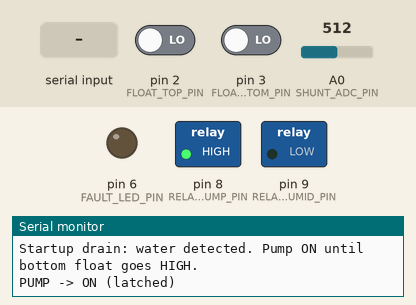
The sketch below on a simulated Arduino Uno, built with avr-gcc and run on an emulated ATmega328P. Shown: switched loads named in the sketch (green lamp = pin HIGH), output pins drawn as LEDs (lit = HIGH), the last lines printed to the serial monitor. Inputs (shaded band) come from the test bench; at power-on: pin 2 (FLOAT_TOP_PIN) LOW, pin 3 (FLOAT_BOTTOM_PIN) LOW, A0 (SHUNT_ADC_PIN) = 512. EEPROM starts erased.

Above: at 0.2 s.
At 1.3 s:
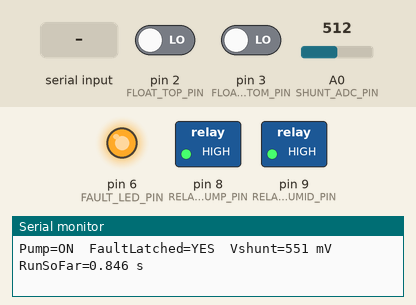
1.4 s: "C" received over Serial
At 3.7 s:
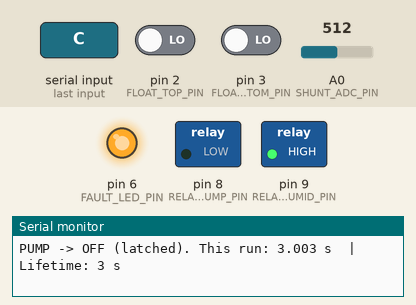
4.4 s: "R" received over Serial
5.9 s: "H" received over Serial
Timing chart, 0 to 8.9 s (numbered marks = the images above; inputs shaded):
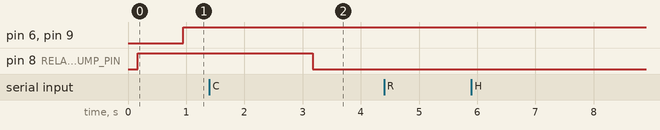

The sketch:

how_for_motor_runs.ino
```cpp
#include <Arduino.h>
#include <EEPROM.h>

/* ======= PINS (Nano/UNO) ======= */
const int FLOAT_TOP_PIN    = 2;   // external pull-up to +5V; switch to GND
const int FLOAT_BOTTOM_PIN = 3;   // external pull-up to +5V; switch to GND
const int RELAY_PUMP_PIN   = 8;   // pump relay IN/driver
const int RELAY_HUMID_PIN  = 9;   // humidifier relay IN/driver

// >>> Relay polarity
const bool RELAY_PUMP_ACTIVE_LOW  = false;  // false=active-HIGH, true=active-LOW
const bool RELAY_HUMID_ACTIVE_LOW = true;   // active-LOW module

/* ======= FAULT LED ======= */
const int  FAULT_LED_PIN          = 6;
const bool FAULT_LED_ACTIVE_HIGH  = true;
inline void setFaultLED(bool on) {
  digitalWrite(FAULT_LED_PIN, FAULT_LED_ACTIVE_HIGH ? (on ? HIGH : LOW) : (on ? LOW : HIGH));
}

/* ======= ADC (shunt on Node X) ======= */
const int  SHUNT_ADC_PIN    = A0;           // Node X (pump side of 1Ω)
const bool USE_INTERNAL_ADC_REF = true;     // use internal ref for small voltages

/* ======= NOISE / TIMING GUARDS ======= */
const uint16_t FLOAT_FILTER_MS   = 150;     // must be stable this long
const uint32_t MIN_DWELL_MS      = 3000;    // min ON/OFF runtime (anti-chatter)
const uint32_t FAULT_BLANK_MS    = 700;     // ignore short-detect after pump ON

/* ======= SHORT-DETECT ======= */
const uint16_t SHORT_mV    = 400;           // >400 mV across 1Ω => fault
const uint16_t SHORT_MS    = 80;            // must exceed threshold for this long
const uint8_t  ADC_SAMPLES = 12;

/* ======= EEPROM ADDRS ======= */
const int EE_ADDR_FAULT     = 0;            // 1 byte
const uint8_t EE_FAULT_CLEAR= 0x00;
const uint8_t EE_FAULT_SET  = 0xF1;
const int EE_ADDR_TOTAL_SEC = 1;            // 4 bytes at 1..4

/* ======= OPTIONAL MANUAL CLEAR BUTTON ======= */
const bool ENABLE_CLEAR_BTN = false;
const int  CLEAR_BTN_PIN    = 4;            // ext pull-up to +5V; button to GND

/* ======= STATE ======= */
bool pumpRunning  = false;
bool faultLatched = false;
uint32_t lastSwitchMs = 0;
uint32_t pumpOnAtMs   = 0;

/* ======= RUNTIME METRICS ======= */
uint32_t lastRunMs   = 0;               // duration of most recent ON cycle (ms)
uint32_t totalRunSec = 0;               // lifetime accumulated ON-time (sec)
inline void saveTotalRunToEEPROM() { static uint32_t lastSaved=0xFFFFFFFF; if (totalRunSec!=lastSaved){ EEPROM.put(EE_ADDR_TOTAL_SEC,totalRunSec); lastSaved=totalRunSec; } }

/* ======= RUN HISTORY (ring buffer) ======= */
struct RunLog {
  uint32_t start_ms;   // millis() when pump turned ON
  uint32_t dur_ms;     // run duration in ms
  char     reason;     // 'B' bottom-empty, 'F' fault, 'U' unknown
};
const uint8_t MAX_RUN_LOGS = 40;
RunLog logs[MAX_RUN_LOGS];
uint16_t logsCount = 0;      // number of valid logs (<= MAX_RUN_LOGS)
uint16_t logsHead  = 0;      // next write index (wraps around)
uint32_t totalOns  = 0;      // how many times pump turned ON
uint32_t totalOffs = 0;      // how many times pump turned OFF

// reason to attribute to the NEXT stop event (set before calling applyPumpState(false))
char pendingStopReason = 'U';

/* ======= HELPERS ======= */
inline void setRelayLevel(int pin, bool on, bool activeLow) {
  digitalWrite(pin, (activeLow ? (on ? LOW : HIGH) : (on ? HIGH : LOW)));
}
inline void relayPumpOn()        { setRelayLevel(RELAY_PUMP_PIN,  true,  RELAY_PUMP_ACTIVE_LOW); }
inline void relayPumpOff()       { setRelayLevel(RELAY_PUMP_PIN,  false, RELAY_PUMP_ACTIVE_LOW); }
inline void setHumid(bool on)    { setRelayLevel(RELAY_HUMID_PIN, on,    RELAY_HUMID_ACTIVE_LOW); }

struct Debounce {
  int pin, stable, candidate; uint32_t tChange;
  void begin(int p){ pin=p; pinMode(pin, INPUT); stable=candidate=digitalRead(pin); tChange=millis(); }
  int read(uint16_t hold_ms){
    int raw=digitalRead(pin);
    if (raw!=candidate){ candidate=raw; tChange=millis(); }
    if ((millis()-tChange)>=hold_ms && stable!=candidate) stable=candidate;
    return stable;
  }
};
Debounce topF, botF;

uint32_t readShunt_mV() {
  static bool refInit=false;
  if (!refInit) {
    analogReference(USE_INTERNAL_ADC_REF ? INTERNAL : DEFAULT);
    delay(5); (void)analogRead(SHUNT_ADC_PIN);
    refInit = true;
  }
  uint32_t acc=0;
  for (uint8_t i=0;i<ADC_SAMPLES;i++){ acc += analogRead(SHUNT_ADC_PIN); delayMicroseconds(200); }
  const float Vref_mV = USE_INTERNAL_ADC_REF ? 1100.0f : 5000.0f; // nominal
  return (uint32_t)((acc/(float)ADC_SAMPLES) * Vref_mV / 1023.0f + 0.5f);
}

void saveFaultToEEPROM(bool set){
  uint8_t want = set ? EE_FAULT_SET : EE_FAULT_CLEAR;
  if (EEPROM.read(EE_ADDR_FAULT) != want) EEPROM.update(EE_ADDR_FAULT, want);
}
bool faultStoredInEEPROM(){ return EEPROM.read(EE_ADDR_FAULT) == EE_FAULT_SET; }

/* ======= LOGGING ======= */
void logRun(uint32_t start_ms, uint32_t dur_ms, char reason) {
  logs[logsHead] = RunLog{start_ms, dur_ms, reason};
  logsHead = (logsHead + 1) % MAX_RUN_LOGS;
  if (logsCount < MAX_RUN_LOGS) logsCount++;
  totalOffs++;
}

/* ======= PUMP STATE APPLY ======= */
void applyPumpState(bool on) {
  if (on == pumpRunning) return;
  if (millis() - lastSwitchMs < MIN_DWELL_MS) return; // dwell guard

  if (on) {
    relayPumpOn();
    pumpOnAtMs = millis();
    totalOns++;
    Serial.println(F("PUMP -> ON (latched)"));
  } else {
    // Measure the just-finished run (only if we were ON)
    if (pumpRunning) {
      uint32_t now = millis();
      lastRunMs = (now >= pumpOnAtMs) ? (now - pumpOnAtMs) : 0;   // wrap-safe
      // lifetime seconds (ceil to avoid undercount)
      uint32_t addSec = (lastRunMs + 999) / 1000;
      totalRunSec += addSec;
      saveTotalRunToEEPROM();

      // Log this run
      logRun(pumpOnAtMs, lastRunMs, pendingStopReason);
      pendingStopReason = 'U'; // reset for next time

      Serial.print(F("PUMP -> OFF (latched). This run: "));
      Serial.print(lastRunMs / 1000.0, 3);
      Serial.print(F(" s  |  Lifetime: "));
      Serial.print(totalRunSec);
      Serial.println(F(" s"));
    }
    relayPumpOff();
  }

  pumpRunning = on;
  lastSwitchMs = millis();
}

bool checkClearButtonOnce(){
  if (!ENABLE_CLEAR_BTN) return false;
  static int last=HIGH; static uint32_t t=0;
  int v = digitalRead(CLEAR_BTN_PIN);
  if (v != last){ last=v; t=millis(); }
  if (last==LOW && millis()-t>20){ while(digitalRead(CLEAR_BTN_PIN)==LOW) delay(5); return true; }
  return false;
}

/* ======= SETUP ======= */
void setup() {
  Serial.begin(115200);

  // Load lifetime seconds
  EEPROM.get(EE_ADDR_TOTAL_SEC, totalRunSec);
  Serial.print(F("Lifetime pump ON time (EEPROM): "));
  Serial.print(totalRunSec);
  Serial.println(F(" s"));

  topF.begin(FLOAT_TOP_PIN);
  botF.begin(FLOAT_BOTTOM_PIN);

  pinMode(RELAY_PUMP_PIN,  OUTPUT);
  pinMode(RELAY_HUMID_PIN, OUTPUT);
  pinMode(FAULT_LED_PIN, OUTPUT);
  setFaultLED(false);

  if (ENABLE_CLEAR_BTN) pinMode(CLEAR_BTN_PIN, INPUT);

  relayPumpOff();
  setHumid(true);

  // Clear any stored fault at boot (as requested)
  saveFaultToEEPROM(false);
  faultLatched = false;
  setFaultLED(false);

  Serial.println(F("\nPower-up: clearing any stored fault. FaultLatched=OFF."));
  Serial.print(F("Pump relay trigger: "));  Serial.println(RELAY_PUMP_ACTIVE_LOW  ? F("LOW") : F("HIGH"));
  Serial.print(F("Humid relay trigger: ")); Serial.println(RELAY_HUMID_ACTIVE_LOW ? F("LOW") : F("HIGH"));
  Serial.println(F("Serial cmds: 'C' clear fault, 'R' report, 'H' history, 'X' clear history"));

  // Startup drain ONLY if water present (bottom floaHt LOW)
  delay(FLOAT_FILTER_MS);
  int bottomNow = botF.read(FLOAT_FILTER_MS);
  if (!faultLatched && bottomNow == LOW) {
    Serial.println(F("Startup drain: water detected. Pump ON until bottom float goes HIGH."));
    lastSwitchMs = millis() - MIN_DWELL_MS; // bypass dwell on first turn-on
    applyPumpState(true);
  } else {
    Serial.println(F("Startup drain skipped: no water or fault latched."));
  }
}

/* ======= LOOP ======= */
void loop() {
  // Manual clear button
  if (ENABLE_CLEAR_BTN && checkClearButtonOnce()){
    faultLatched = false; saveFaultToEEPROM(false);
    setFaultLED(false);
    Serial.println(F("Fault CLEARED via button."));
  }

  // Serial commands
  if (Serial.available()){
    char c = Serial.read();
    switch (c) {
      case 'C': // clear fault
        faultLatched=false; saveFaultToEEPROM(false); setFaultLED(false);
        Serial.println(F("Fault CLEARED via Serial."));
        break;
      case 'R': { // runtime report
        Serial.print(F("Pump running: ")); Serial.println(pumpRunning ? F("YES") : F("NO"));
        if (pumpRunning) {
          uint32_t curMs = millis() - pumpOnAtMs;
          Serial.print(F("Current run so far: ")); Serial.print(curMs / 1000.0, 3); Serial.println(F(" s"));
        }
        Serial.print(F("Last completed run: ")); Serial.print(lastRunMs / 1000.0, 3); Serial.println(F(" s"));
        Serial.print(F("Lifetime ON time: ")); Serial.print(totalRunSec); Serial.println(F(" s"));
        Serial.print(F("Total ONs: ")); Serial.print(totalOns); Serial.print(F("  Total OFFs: ")); Serial.println(totalOffs);
      } break;
      case 'H': { // history dump
        Serial.print(F("\n=== RUN HISTORY (latest "));
        Serial.print(logsCount); Serial.println(F(") ==="));
        Serial.println(F("#\tStart[s]\tDur[s]\tReason"));
        // Print oldest -> newest
        uint16_t first = (logsHead + MAX_RUN_LOGS - logsCount) % MAX_RUN_LOGS;
        for (uint16_t i=0; i<logsCount; i++){
          uint16_t idx = (first + i) % MAX_RUN_LOGS;
          Serial.print(i+1); Serial.print('\t');
          Serial.print(logs[idx].start_ms / 1000.0, 3); Serial.print('\t');
          Serial.print(logs[idx].dur_ms   / 1000.0, 3); Serial.print('\t');
          Serial.println(logs[idx].reason);
        }
        Serial.print(F("Totals: ONs=")); Serial.print(totalOns);
        Serial.print(F("  OFFs=")); Serial.println(totalOffs);
        Serial.println(F("=== END HISTORY ===\n"));
      } break;
      case 'X': // clear history
        logsCount=0; logsHead=0; totalOns=0; totalOffs=0;
        Serial.println(F("History cleared."));
        break;
      default: break;
    }
  }

  // Debounced floats (LOW = closed to GND; HIGH = open)
  int top    = topF.read(FLOAT_FILTER_MS);
  int bottom = botF.read(FLOAT_FILTER_MS);

  if (faultLatched) {
    if (pumpRunning) { pendingStopReason='F'; applyPumpState(false); }
    setHumid(false);
    setFaultLED(true);
  } else {
    // Control
    if (!pumpRunning) {
      if (top == LOW) {                  // TOP UP -> start pump
        applyPumpState(true);
        Serial.println(F("Reason: TOP UP -> start pump"));
      }
    } else {
      if (bottom == HIGH) {              // BOTTOM DOWN (empty) -> stop
        pendingStopReason = 'B';
        applyPumpState(false);
        Serial.println(F("Reason: BOTTOM DOWN -> stop pump"));
      }
    }

    // Short detect with inrush blanking
    static uint32_t overStart = 0;
    if (pumpRunning) {
      if (millis() - pumpOnAtMs >= FAULT_BLANK_MS) {
        uint32_t mv = readShunt_mV();
        if (mv > SHORT_mV) {
          if (overStart == 0) overStart = millis();
          if (millis() - overStart >= SHORT_MS) {
            Serial.print(F("FAULT: Vshunt=")); Serial.print(mv); Serial.println(F(" mV > 400 mV"));
            pendingStopReason = 'F';
            applyPumpState(false);
            faultLatched = true;
            saveFaultToEEPROM(true);
            setFaultLED(true);
            Serial.println(F("Fault LATCHED and STORED. Pump inhibited until manual CLEAR."));
          }
        } else {
          overStart = 0;
        }
      } else {
        overStart = 0; // ignore inrush
      }
    }

    setHumid(!faultLatched);
    setFaultLED(faultLatched);
  }

  // Debug (1 Hz)
  static uint32_t lastDbg=0;
  if (millis() - lastDbg > 1000) {
    lastDbg = millis();
    Serial.print(F("Pump="));  Serial.print(pumpRunning?F("ON"):F("OFF"));
    Serial.print(F("  FaultLatched=")); Serial.print(faultLatched?F("YES"):F("NO"));
    uint32_t mv = readShunt_mV();
    Serial.print(F("  Vshunt=")); Serial.print(mv); Serial.print(F(" mV"));
    if (pumpRunning) {
      uint32_t curMs = millis() - pumpOnAtMs;
      Serial.print(F("  RunSoFar=")); Serial.print(curMs / 1000.0, 3); Serial.print(F(" s"));
    }
    Serial.println();
  }

  delay(5);
}
```
